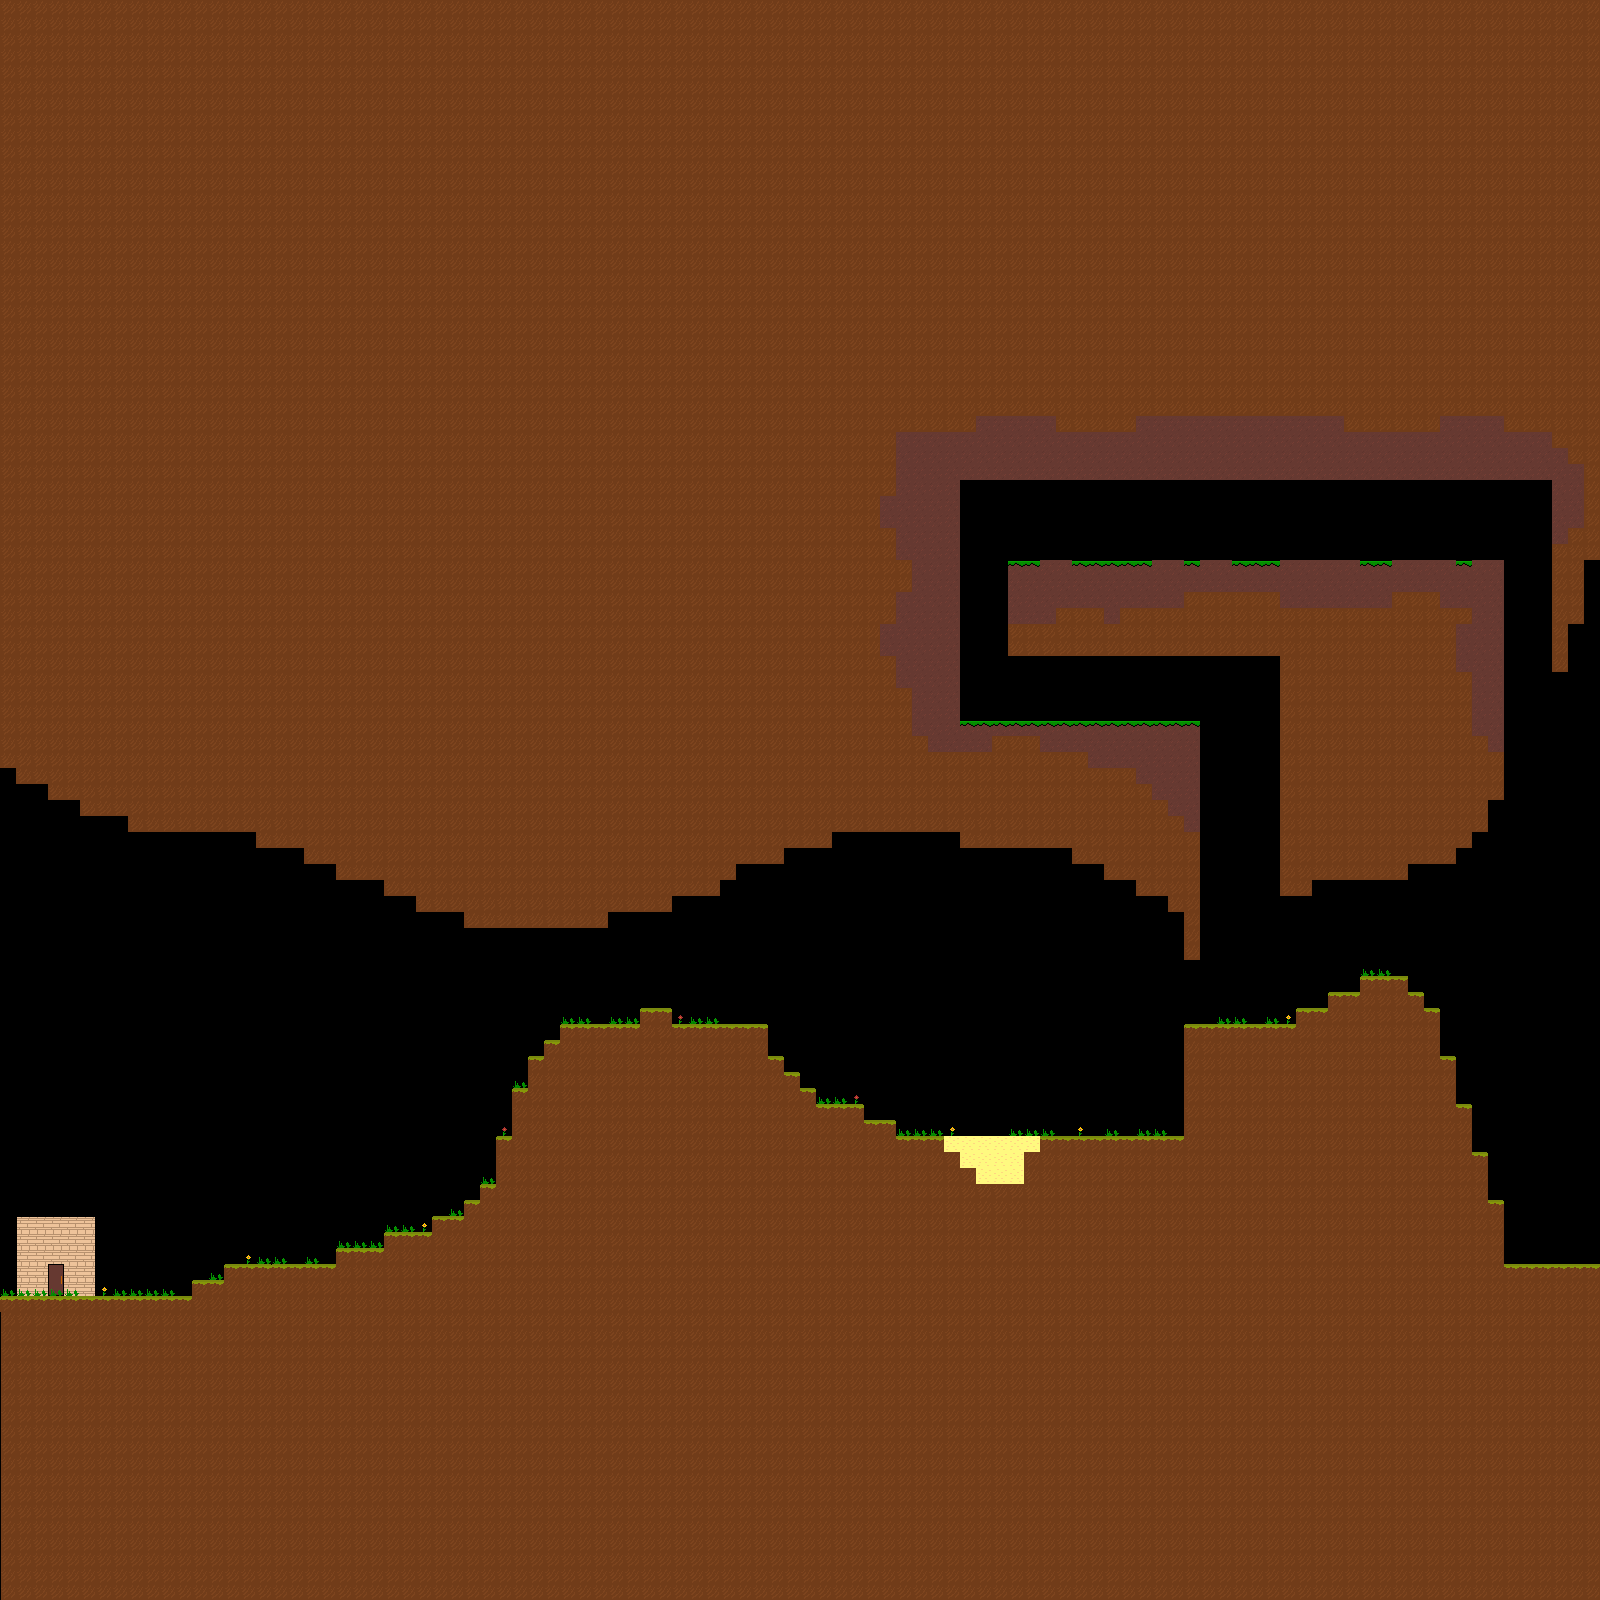

Rendered tile map (Tiled .tmx) drawn with the repository's tilesets; below, a short description and the map source with its tile grids summarised:
An orthogonal 100x100 tile map with 16x16 px tiles, 3 tile layers (Tiles, PlatformTrial, Foliage), 2 tilesets and 86 objects.

<map version="1.0" tiledversion="2018.04.18" orientation="orthogonal" renderorder="right-down" width="100" height="100" tilewidth="16" tileheight="16" infinite="0" nextobjectid="368">
 <tileset firstgid="1" source="../world_16.tsx" />
 <tileset firstgid="257" source="../Foliage.tsx" />
 <layer name="Tiles" width="100" height="100" locked="1">
  <properties>
   <property name="z" value="-1" />
  </properties>
  <data>[10000 cells, 1956 non-empty, 13 distinct tile ids]</data>
 </layer>
 <layer name="PlatformTrial" width="100" height="100">
  <properties>
   <property name="z" value="-1" />
  </properties>
  <data>[10000 cells, 6020 non-empty, 7 distinct tile ids]</data>
 </layer>
 <layer name="Foliage" width="100" height="100">
  <properties>
   <property name="z" value="1" />
  </properties>
  <data>[10000 cells, 52 non-empty, 3 distinct tile ids]</data>
 </layer>
 <objectgroup name="Collidables" visible="0">
  <properties>
   <property name="physics" value="collide" />
   <property name="type" value="floor" />
  </properties>
  <object id="60" x="1344" y="1312" width="112" height="16" />
  <object id="63" x="1456" y="1296" width="32" height="16" />
  <object id="64" x="1488" y="1280" width="32" height="16" />
  <object id="65" x="1520" y="1264" width="80" height="16" />
  <object id="66" x="1136" y="1280" width="160" height="16" />
  <object id="68" x="1296" y="1296" width="48" height="16" />
  <object id="69" x="768" y="1296" width="368" height="16" />
  <object id="70" x="720" y="1280" width="48" height="16" />
  <object id="71" x="672" y="1296" width="48" height="16" />
  <object id="73" x="624" y="1280" width="48" height="16" />
  <object id="74" x="304" y="1296" width="320" height="16" />
  <object id="75" x="272" y="1280" width="32" height="16" />
  <object id="76" x="224" y="1264" width="48" height="16" />
  <object id="77" x="192" y="1280" width="32" height="16" />
  <object id="78" x="0" y="1296" width="192" height="16" />
  <object id="297" x="272" y="1264" width="64" height="16" />
  <object id="298" x="336" y="1248" width="48" height="16" />
  <object id="299" x="384" y="1232" width="48" height="16" />
  <object id="300" x="432" y="1216" width="32" height="16" />
  <object id="301" x="464" y="1200" width="16" height="16" />
  <object id="302" x="480" y="1184" width="16" height="16" />
  <object id="303" x="496" y="1136" width="16" height="48" />
  <object id="304" x="512" y="1088" width="16" height="48" />
  <object id="305" x="528" y="1056" width="16" height="32" />
  <object id="306" x="544" y="1040" width="16" height="16" />
  <object id="307" x="560" y="1024" width="80" height="16" />
  <object id="308" x="640" y="1008" width="32" height="16" />
  <object id="309" x="688" y="1024" width="80" height="16" />
  <object id="310" x="752" y="1040" width="16" height="16" />
  <object id="311" x="768" y="1056" width="16" height="16" />
  <object id="312" x="784" y="1072" width="16" height="16" />
  <object id="313" x="800" y="1088" width="16" height="16" />
  <object id="314" x="816" y="1104" width="48" height="16" />
  <object id="315" x="864" y="1120" width="32" height="16" />
  <object id="316" x="896" y="1136" width="288" height="16" />
  <object id="317" x="1184" y="1024" width="16" height="112" />
  <object id="318" x="1200" y="1024" width="96" height="16" />
  <object id="319" x="1296" y="1008" width="32" height="16" />
  <object id="320" x="1328" y="992" width="32" height="16" />
  <object id="321" x="1360" y="976" width="48" height="16" />
  <object id="322" x="1408" y="992" width="16" height="16" />
  <object id="323" x="1424" y="1008" width="16" height="48" />
  <object id="324" x="1440" y="1056" width="16" height="48" />
  <object id="325" x="1456" y="1104" width="16" height="48" />
  <object id="326" x="1472" y="1152" width="16" height="48" />
  <object id="327" x="1488" y="1200" width="16" height="64" />
  <object id="328" x="1504" y="1264" width="16" height="16" />
  <object id="329" x="1184" y="720" width="16" height="176" />
  <object id="330" x="1280" y="656" width="16" height="240" />
  <object id="331" x="960" y="720" width="224" height="16" />
  <object id="332" x="944" y="480" width="16" height="240" />
  <object id="333" x="960" y="464" width="592" height="16" />
  <object id="334" x="1552" y="480" width="16" height="192" />
  <object id="335" x="1008" y="560" width="496" height="16" />
  <object id="336" x="1008" y="576" width="16" height="80" />
  <object id="337" x="1024" y="640" width="272" height="16" />
  <object id="338" x="1184" y="896" width="16" height="64" />
  <object id="339" x="1488" y="576" width="16" height="224" />
  <object id="340" x="1472" y="800" width="16" height="32" />
  <object id="341" x="1456" y="832" width="16" height="16" />
  <object id="342" x="1408" y="848" width="48" height="16" />
  <object id="343" x="1312" y="864" width="96" height="16" />
  <object id="344" x="1296" y="880" width="16" height="16" />
  <object id="345" x="672" y="1024" width="16" height="16" />
  <object id="346" x="464" y="912" width="144" height="16" />
  <object id="347" x="608" y="896" width="64" height="16" />
  <object id="348" x="672" y="880" width="48" height="16" />
  <object id="349" x="720" y="864" width="16" height="16" />
  <object id="350" x="736" y="848" width="48" height="16" />
  <object id="351" x="784" y="832" width="48" height="16" />
  <object id="352" x="832" y="816" width="128" height="16" />
  <object id="353" x="960" y="832" width="112" height="16" />
  <object id="354" x="1072" y="848" width="32" height="16" />
  <object id="355" x="1104" y="864" width="32" height="16" />
  <object id="356" x="1136" y="880" width="32" height="16" />
  <object id="357" x="1168" y="896" width="16" height="16" />
  <object id="358" x="416" y="896" width="48" height="16" />
  <object id="359" x="384" y="880" width="32" height="16" />
  <object id="360" x="336" y="864" width="48" height="16" />
  <object id="361" x="304" y="848" width="32" height="16" />
  <object id="362" x="256" y="832" width="48" height="16" />
  <object id="363" x="128" y="816" width="128" height="16" />
  <object id="364" x="80" y="800" width="48" height="16" />
  <object id="365" x="48" y="784" width="32" height="16" />
  <object id="366" x="16" y="768" width="32" height="16" />
  <object id="367" x="0" y="752" width="16" height="16" />
 </objectgroup>
</map>